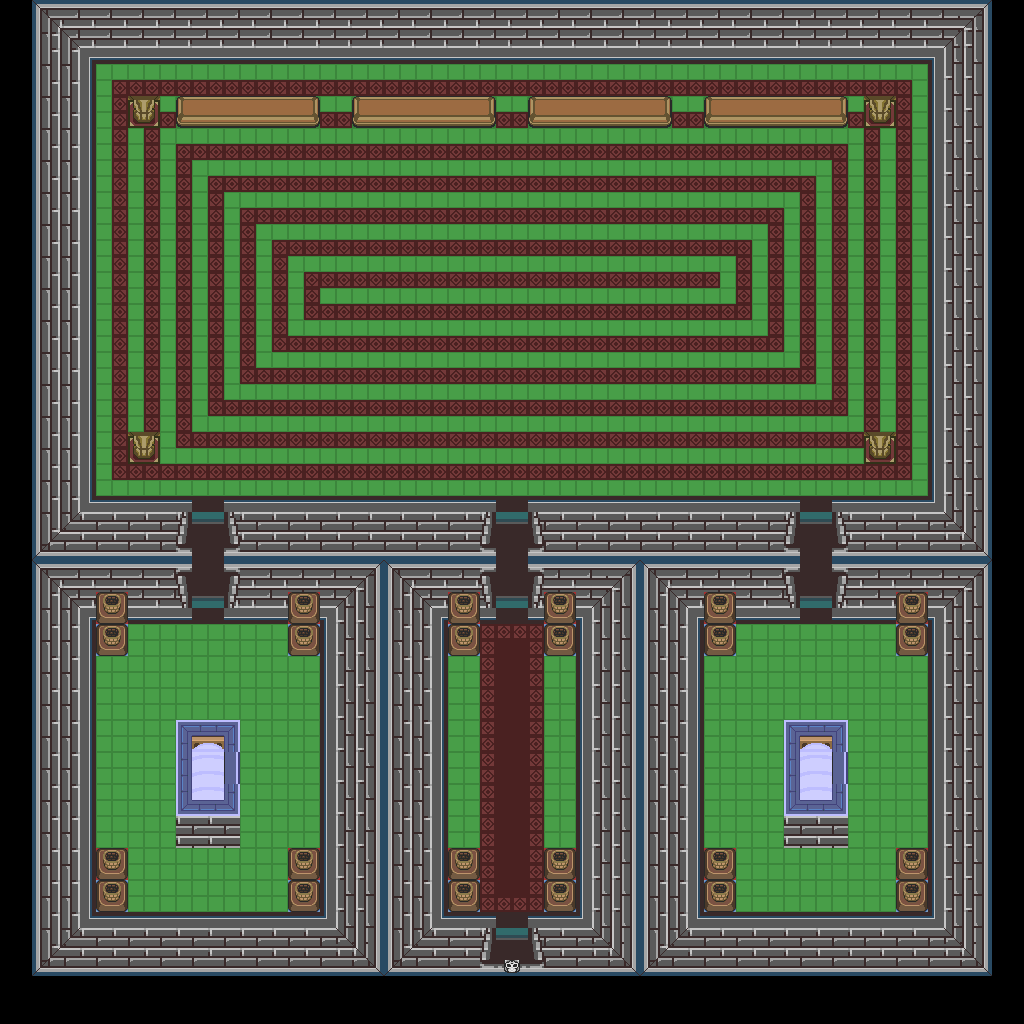

A level layout from a 2D game, rendered from its tile map. Below: a short description, then the map file with tile-grid data replaced by summaries:
An orthogonal 64x64 tile map with 16x16 px tiles, 1 tile layer (base), 1 hidden layer not drawn and 22 objects.

<map version="1.10" tiledversion="1.12.1" orientation="orthogonal" renderorder="right-down" width="64" height="64" tilewidth="16" tileheight="16" infinite="0" nextlayerid="3" nextobjectid="23">
 <tileset firstgid="1" source="../classiciphone_pics4.tsx" />
 <layer id="1" name="base" width="64" height="64">
  <data>[4096 cells, 4096 non-empty, 102 distinct tile ids]</data>
 </layer>
 <layer id="2" name="collision" width="64" height="64" visible="0">
  <properties><property name="collision" value="true" /></properties>
  <data>[4096 cells, 2122 non-empty, 1 distinct tile ids]</data>
 </layer>
 <objectgroup id="3" name="npcs">
  <object id="1" x="480.0" y="512.0" width="16" height="16">
   <properties>
    <property name="gani" value="darkdoorpassageup.png" />
    <property name="script" type="string">-- Auto-converted from GraalScript
self.dontblock = true
-- drawoverplayer;</property>
   </properties>
  </object>
  <object id="2" x="496.0" y="608.0" width="16" height="16">
   <properties>
    <property name="gani" value="darkstep1.png" />
    <property name="script" type="string">-- Auto-converted from GraalScript
-- drawunderplayer;
self.dontblock = true</property>
   </properties>
  </object>
  <object id="3" x="496.0" y="496.0" width="16" height="16">
   <properties>
    <property name="gani" value="darkstep.png" />
    <property name="script" type="string">-- Auto-converted from GraalScript
-- drawunderplayer;
self.dontblock = true</property>
   </properties>
  </object>
  <object id="4" x="496.0" y="912.0" width="16" height="16">
   <properties>
    <property name="gani" value="darkstep.png" />
    <property name="script" type="string">-- Auto-converted from GraalScript
-- drawunderplayer;
self.dontblock = true</property>
   </properties>
  </object>
  <object id="5" x="800.0" y="608.0" width="16" height="16">
   <properties>
    <property name="gani" value="darkstep1.png" />
    <property name="script" type="string">-- Auto-converted from GraalScript
-- drawunderplayer;
self.dontblock = true</property>
   </properties>
  </object>
  <object id="6" x="800.0" y="496.0" width="16" height="16">
   <properties>
    <property name="gani" value="darkstep.png" />
    <property name="script" type="string">-- Auto-converted from GraalScript
-- drawunderplayer;
self.dontblock = true</property>
   </properties>
  </object>
  <object id="7" x="192.0" y="496.0" width="16" height="16">
   <properties>
    <property name="gani" value="darkstep.png" />
    <property name="script" type="string">-- Auto-converted from GraalScript
-- drawunderplayer;
self.dontblock = true</property>
   </properties>
  </object>
  <object id="8" x="192.0" y="608.0" width="16" height="16">
   <properties>
    <property name="gani" value="darkstep1.png" />
    <property name="script" type="string">-- Auto-converted from GraalScript
-- drawunderplayer;
self.dontblock = true</property>
   </properties>
  </object>
  <object id="9" x="176.0" y="512.0" width="16" height="16">
   <properties>
    <property name="gani" value="darkdoorpassageup.png" />
    <property name="script" type="string">-- Auto-converted from GraalScript
self.dontblock = true
-- drawoverplayer;</property>
   </properties>
  </object>
  <object id="10" x="784.0" y="512.0" width="16" height="16">
   <properties>
    <property name="gani" value="darkdoorpassageup.png" />
    <property name="script" type="string">-- Auto-converted from GraalScript
self.dontblock = true
-- drawoverplayer;</property>
   </properties>
  </object>
  <object id="11" x="176.0" y="720.0" width="16" height="16">
   <properties>
    <property name="gani" value="vamptomb.png" />
    <property name="script" type="string">-- Auto-converted from GraalScript
-- drawunderplayer;
self.dontblock = true</property>
   </properties>
  </object>
  <object id="12" x="784.0" y="720.0" width="16" height="16">
   <properties>
    <property name="gani" value="vamptomb.png" />
    <property name="script" type="string">-- Auto-converted from GraalScript
-- drawunderplayer;
self.dontblock = true</property>
   </properties>
  </object>
  <object id="13" x="240.0" y="608.0" width="16" height="16">
   <properties>
    <property name="script" type="string">-- Auto-converted from GraalScript
-- //NPC by Master Storm
-- if (created) {
-- showcharacter;
-- setcharprop #3,head388.png;
-- setcharprop #C0,white;
-- setcharprop #C1,black;
-- setcharprop #C2,black;
-- setcharprop #C3,black;
-- setcharprop #C4,black;
-- setcharprop #8,body2.png;
-- setcharprop #2,gomtuuspiritstaff-shield.mng;
-- setcharprop #n,Voluran;
-- dir = 2;
-- ap=0;
end
-- [CLIENT-SIDE — server no-op]
-- 
-- if (washit &amp;&amp; strequals(#a,voluran)){
-- playerhearts+=20;
-- say2 I bid thee welcome master!;
-- }
-- if (playertouchsme){
-- say2 Oderint dum metuant!;
-- }</property>
   </properties>
  </object>
  <object id="14" x="864.0" y="64.0" width="16" height="16">
   <properties>
    <property name="gani" value="darkpillar.png" />
    <property name="script" type="string">-- Auto-converted from GraalScript
self.dontblock = true
-- drawoverplayer;</property>
   </properties>
  </object>
  <object id="15" x="128.0" y="64.0" width="16" height="16">
   <properties>
    <property name="gani" value="darkpillar.png" />
    <property name="script" type="string">-- Auto-converted from GraalScript
self.dontblock = true
-- drawoverplayer;</property>
   </properties>
  </object>
  <object id="16" x="128.0" y="400.0" width="16" height="16">
   <properties>
    <property name="gani" value="darkpillar.png" />
    <property name="script" type="string">-- Auto-converted from GraalScript
self.dontblock = true
-- drawoverplayer;</property>
   </properties>
  </object>
  <object id="17" x="864.0" y="400.0" width="16" height="16">
   <properties>
    <property name="gani" value="darkpillar.png" />
    <property name="script" type="string">-- Auto-converted from GraalScript
self.dontblock = true
-- drawoverplayer;</property>
   </properties>
  </object>
  <object id="18" x="176.0" y="96.0" width="16" height="16">
   <properties>
    <property name="gani" value="stoneseat.png" />
    <property name="script" type="string">-- Auto-converted from GraalScript
self.dontblock = true
-- drawunderplayer;</property>
   </properties>
  </object>
  <object id="19" x="352.0" y="96.0" width="16" height="16">
   <properties>
    <property name="gani" value="stoneseat.png" />
    <property name="script" type="string">-- Auto-converted from GraalScript
self.dontblock = true
-- drawunderplayer;</property>
   </properties>
  </object>
  <object id="20" x="528.0" y="96.0" width="16" height="16">
   <properties>
    <property name="gani" value="stoneseat.png" />
    <property name="script" type="string">-- Auto-converted from GraalScript
self.dontblock = true
-- drawunderplayer;</property>
   </properties>
  </object>
  <object id="21" x="704.0" y="96.0" width="16" height="16">
   <properties>
    <property name="gani" value="stoneseat.png" />
    <property name="script" type="string">-- Auto-converted from GraalScript
self.dontblock = true
-- drawunderplayer;</property>
   </properties>
  </object>
  <object id="22" x="496.0" y="240.0" width="16" height="16">
   <properties>
    <property name="script" type="string">-- Auto-converted from GraalScript
-- sparringzone</property>
   </properties>
  </object>
 </objectgroup>
</map>
